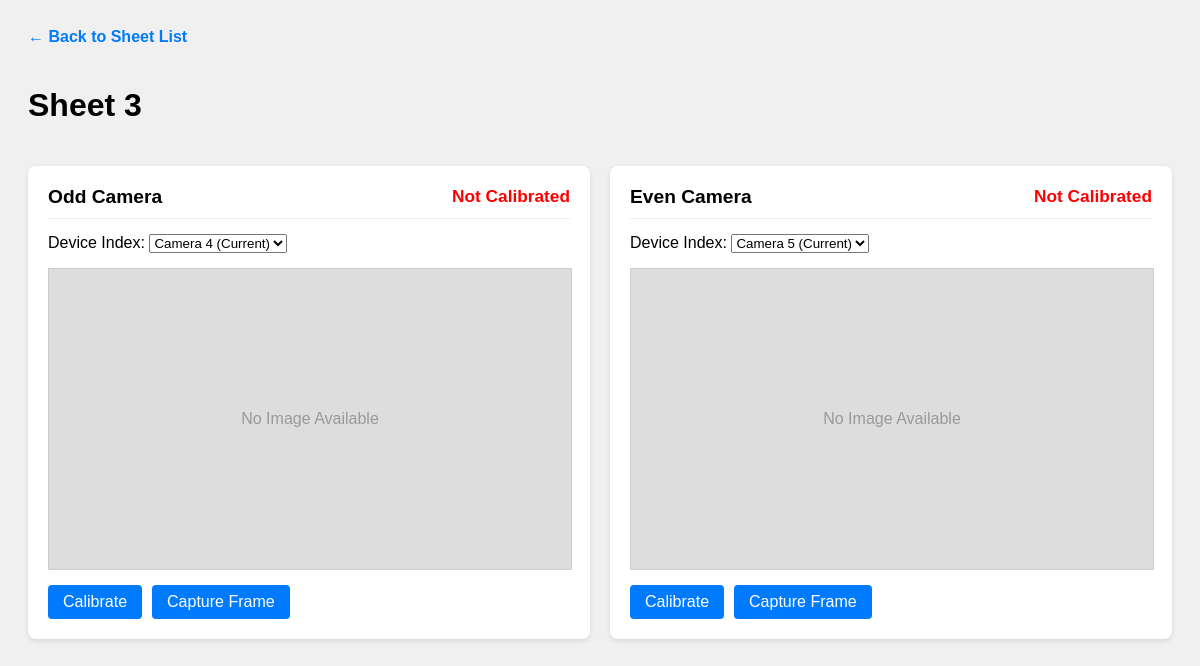
Page /sheet/3/ on the committed database.
### core/models.py (models this page shows, shortened)
class Sheet(models.Model):
    number = models.IntegerField(unique=True)

class Camera(models.Model):
    SIDE_CHOICES = [
        ('odd', 'Odd'),
        ('even', 'Even'),
    ]
    sheet = models.ForeignKey(Sheet, on_delete=models.CASCADE, related_name='cameras')
    side = models.CharField(max_length=4, choices=SIDE_CHOICES)
    device_index = models.IntegerField(help_text="Camera device index (e.g. 0, 1, 2)")
    is_calibrated = models.BooleanField(default=False)
    calibration_dir = models.CharField(max_length=255, blank=True, help_text="Path to calibration files")
    class Meta:
        unique_together = ('sheet', 'side')

### core/views.py (the view)
# urls.py: path('sheet/<int:sheet_id>/', views.sheet_detail, name='sheet_detail'),
def sheet_detail(request, sheet_id):
    sheet = get_object_or_404(Sheet, number=sheet_id)
    available_indices = list_available_cameras(max_range=4)
    frame_prefetch = Prefetch(
        'frames',
        queryset=CapturedFrame.objects.order_by('-timestamp'),
        to_attr='prefetched_frames'
    )
    artifact_prefetch = Prefetch(
        'calibration_artifacts',
        queryset=CalibrationArtifact.objects.order_by('-created_at'),
        to_attr='prefetched_artifacts'
    )
    camera_cards = []
    cameras = Camera.objects.filter(sheet=sheet).prefetch_related(frame_prefetch, artifact_prefetch)
    for cam in cameras:
        last_frame = cam.prefetched_frames[0] if cam.prefetched_frames else None
        last_artifact = cam.prefetched_artifacts[0] if cam.prefetched_artifacts else None
        camera_cards.append({
            'camera': cam,
            'last_frame': last_frame,
            'last_artifact': last_artifact,
        })
    return render(request, 'core/sheet_detail.html', {
        'sheet': sheet,
        'available_indices': available_indices,
        'camera_cards': camera_cards,
    })

### core/utils.py (called while the page is built)
def list_available_cameras(max_range=10):
    available = []
    for i in range(max_range):
        cap = cv2.VideoCapture(i, cv2.CAP_DSHOW)
        if cap.isOpened():
            ret, _ = cap.read()
            if ret:
                available.append(i)
            cap.release()
    return available

### core/templates/core/sheet_detail.html (shortened to what this page needs)
<!DOCTYPE html>
<html>
<head>
</head>
<body>
    <div class="nav">
        <a href="{% url 'dashboard' %}">&larr; Back to Sheet List</a>
    </div>
    <div class="header">
        <h1>Sheet {{ sheet.number }}</h1>
    </div>
    <div class="cameras-container">
        {% for entry in camera_cards %}
        {% with camera=entry.camera last_frame=entry.last_frame artifact=entry.last_artifact %}
        <div class="camera-card">
            <div class="camera-header">
                <span>{{ camera.get_side_display }} Camera</span>
                <span class="status {% if camera.is_calibrated %}calibrated{% else %}uncalibrated{% endif %}">
                    {% if camera.is_calibrated %}Calibrated{% else %}Not Calibrated{% endif %}
                </span>
            </div>
            <div style="margin-bottom: 15px;">
                <form action="{% url 'update_camera' %}" method="post">
                    <label for="device_index_{{ camera.side }}">Device Index:</label>
                    <select name="device_index" id="device_index_{{ camera.side }}" onchange="this.form.submit()">
                        {% if camera.device_index not in available_indices %}
                        <option value="{{ camera.device_index }}" selected>
                            Camera {{ camera.device_index }} (Current)
                        </option>
                        {% endif %}
                    </select>
                </form>
            </div>
            {% if last_frame %}
            <div class="preview-grid">
                <div>
                    <div class="preview-label">Raw Frame</div>
                    <img src="{{ last_frame.image.url }}" class="img-preview">
                </div>
                {% if last_frame.rectified_image %}
                <div>
                    <div class="preview-label">Rectified Frame</div>
                    <img src="{{ last_frame.rectified_image.url }}" class="img-preview secondary">
                </div>
                {% endif %}
            </div>
            <div class="timestamp">Last captured: {{ last_frame.timestamp }}</div>
            {% else %}
            <div class="img-preview"
                style="display:flex;align-items:center;justify-content:center;color:#999;height:300px;">
                No Image Available
            </div>
            {% endif %}
            <div class="actions">
                <form action="{% url 'calibrate' %}" method="post">
                    <button type="submit">Calibrate</button>
                </form>
                <form action="{% url 'capture' %}" method="post">
                    <button type="submit">Capture Frame</button>
                </form>
            </div>
        </div>
        {% endwith %}
        {% endfor %}
    </div>
</body>
</html>

### core/templates/core/sheet_detail.html (style rules this page uses)
body { font-family: sans-serif; padding: 20px; background: #f0f0f0; }
.nav { margin-bottom: 20px; }
.nav a { text-decoration: none; color: #007bff; font-weight: bold; }
.header { display: flex; justify-content: space-between; align-items: center; margin-bottom: 20px; }
.cameras-container { display: flex; gap: 20px; flex-wrap: wrap; }
.camera-card { flex: 1; min-width: 300px; background: white; padding: 20px; border-radius: 8px; box-shadow: 0 2px 5px rgba(0, 0, 0, 0.1); }
.camera-header { font-size: 1.2em; font-weight: bold; margin-bottom: 15px; border-bottom: 1px solid #eee; padding-bottom: 10px; display: flex; justify-content: space-between; }
.status { font-size: 0.9em; }
.status.uncalibrated { color: red; }
.img-preview { width: 100%; height: auto; max-height: 400px; background: #ddd; object-fit: contain; margin-top: 15px; border: 1px solid #ccc; }
.actions { margin-top: 15px; display: flex; gap: 10px; }
button { cursor: pointer; padding: 8px 15px; border: none; border-radius: 4px; background: #007bff; color: white; font-size: 1em; }

### rows in the picture
Sheet: number "3"
Camera: camera.side "Odd", is_calibrated "Not Calibrated", device_index "Camera 4 (Current)"
Camera: camera.side "Even", is_calibrated "Not Calibrated", device_index "Camera 5 (Current)"
